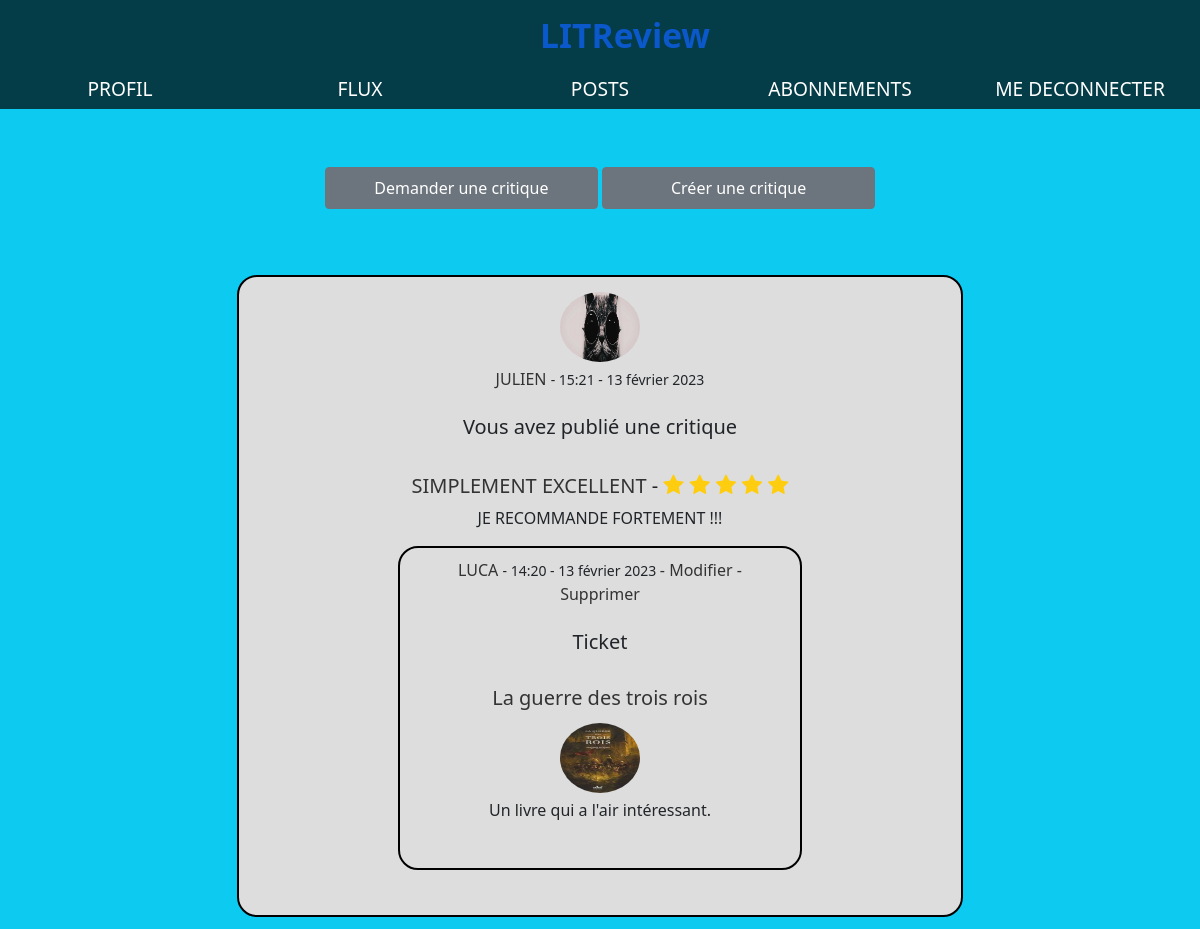
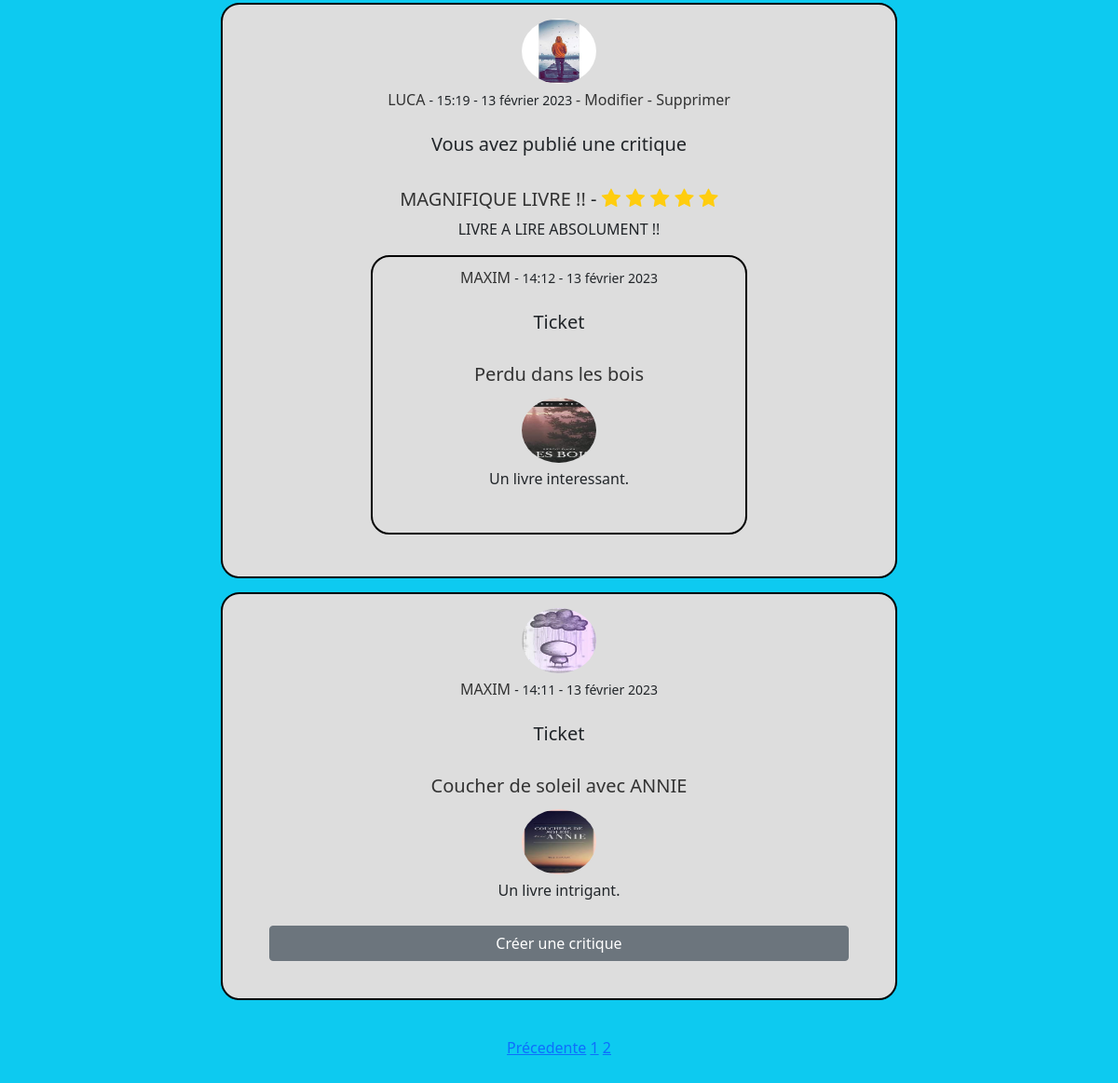
/flux/?page=2 (signed in), run on the app's committed database (2 pictures, top to bottom).
### critique/models.py (models this page shows, shortened)
class Review(models.Model):
    ticket = models.ForeignKey(to=Ticket, on_delete=models.CASCADE)
    rating = models.PositiveSmallIntegerField(
        validators=[MinValueValidator(0), MaxValueValidator(5)]
    )
    headline = models.CharField(max_length=128)
    body = models.CharField(max_length=8192, blank=True)
    user = models.ForeignKey(to=settings.AUTH_USER_MODEL, on_delete=models.CASCADE)
    time_created = models.DateTimeField(auto_now_add=True)

class Ticket(models.Model):
    title = models.CharField(max_length=128)
    description = models.TextField(max_length=2048, blank=True)
    image = models.ImageField(null=True, blank=True)
    time_created = models.DateTimeField(auto_now_add=True)
    user = models.ForeignKey(to=settings.AUTH_USER_MODEL, on_delete=models.CASCADE)
    has_review = models.BooleanField(default=False)
    IMAGE_MAX_SIZE = (600, 600)

### authentification/models.py (models this page shows, shortened)
class Profile(models.Model):
    user = models.OneToOneField(User, on_delete=models.CASCADE)
    image = models.ImageField(default="default.png", upload_to="profile_img")

### critique/views.py (the view)
# urls.py: path("flux/", flux, name="flux"),
@login_required
def flux(request):
    followed_users = find_user_follows(request.user)
    reviews = find_viewable_reviews(request.user)
    reviews = reviews.annotate(content_type=Value("REVIEW", CharField()))
    tickets = find_viewable_tickets(request.user)
    tickets = tickets.annotate(content_type=Value("TICKET", CharField()))
    replied_tickets, replied_reviews = find_tickets_validate(tickets)
    posts_list = sorted(
        chain(reviews, tickets), key=lambda post: post.time_created, reverse=True
    )
    if posts_list:
        paginator = Paginator(posts_list, 4)
        page = request.GET.get("page")
        posts = paginator.get_page(page)
    else:
        posts = None
    context = {
        "posts": posts,
        "r_tickets": replied_tickets,
        "r_reviews": replied_reviews,
        "followed_users": followed_users,
    }
    return render(request, "critique/flux.html", context)

### critique/complements.py (called while the page is built)
def find_viewable_reviews(user: User):
    follow_users = find_user_follows(user) + [user]
    reviews = Review.objects.filter(
        Q(user__in=follow_users) | Q(ticket__user=user)
    ).distinct()
    return reviews

def find_viewable_tickets(user: User):
    followed_users = find_user_follows(user) + [user]
    replied_tickets = Review.objects.filter(user__in=followed_users).values_list(
        "ticket", flat=True
    )
    tickets = Ticket.objects.exclude(id__in=replied_tickets).filter(
        user__in=followed_users
    )
    return tickets

def find_tickets_validate(tickets):
    replied_reviews = Review.objects.filter(ticket__in=tickets)
    replied_tickets = [review.ticket for review in replied_reviews]
    return replied_tickets, replied_reviews

def find_user_follows(user):
    follows = UserFollow.objects.filter(user=user)
    followed_users = [follow.followed_user for follow in follows]
    return followed_users

### critique/templates/critique/flux.html (shortened to what this page needs)
{% extends "base.html" %}
{% block content %}
<div class="container">
    <h3> {{ title }} </h3>
    <div></br>
      <a type="button" class="btn btn-secondary w-25 p-2"  href="{% url 'create_ticket' %}">Demander une critique</a>
      <a type="button" class="btn btn-secondary w-25 p-2" href="{% url 'create_review' %}">Créer une critique</a>
    </div>
</div>
{% if posts %}
  {% for post in posts %}
    {% if post.content_type == 'REVIEW' %}
      {% include 'critique/review_base.html' %}
    {% elif post.content_type == 'TICKET' %}
      {% include 'critique/ticket_base.html' %}
    {% endif %}
  {% endfor %} </br>
{% if posts.paginator.num_pages > 1 %}
  <span>
     {% if posts.has_previous %}
        <a href="?page={{ posts.previous_page_number }}">Précedente</a>
      {% endif %}
      {% for num in posts.paginator.page_range %}
        {% if posts.number == num %}
          <a href="?page={{ num }}">{{ num }}</a>
        {% elif num > posts.number|add:'-2' and num < posts.number|add:'2' %}
          <a href="?page={{ num }}">{{ num }}</a>
        {% endif %}
      {% endfor %}
  </span>
{% endif %}
{% else %}
  <h3>Aucune publication</h3>
{% endif %}
{% endblock content %}

### critique/templates/critique/review_base.html
<article class="form form-review">
  <img src="{{ post.user.profile.image.url }}" alt="{{ post.user.username }} profile image">
  <div>
    <div class="article">
      {% if post.user != user %}
      {% if post.user in followed_users %}
        <a href="{% url 'user_posts' post.user.id %}">{{ post.user }}</a>
      {% else %}
        <p style="display:inline">{{ post.user }}</p>
      {% endif %}
      {% else %}
        <a href="{% url 'posts' %}">{{ post.user }}</a>
      {% endif %}
      <small>{{ post.time_created|date:"- H:i - d F Y " }}</small>
      {% if post.user == user %}
          <a href="{% url 'review_update' post.id %}">- Modifier</a>
          <a href="{% url 'review_delete' post.id %}">- Supprimer</a>
      {% elif post.user not in followed_users %}
          <div>
            <small> Vous n'êtes pas abonné à {{ post.user }}</small>
            <a href="{% url 'subscriptions' %}"> --> S'abonner</a>
          </div>
      {% endif %}
    </div>
  </br><h5><span>Vous avez publié une critique</span></h5></br>
      <h5>
        <a href="{% url 'review_detail' post.id %}">{{ post.headline }}</a> -
        <p class="rating-{{ post.rating }}" id="stars">
          <i class="fa fa-star"></i>
          <i class="fa fa-star"></i>
          <i class="fa fa-star"></i>
          <i class="fa fa-star"></i>
          <i class="fa fa-star"></i>
        </p>
      </h5>
    <div class="body">
      <p>{{ post.body }}</p>
    </div>
    <article class="form form-ticket" id="ticket-closed">
        <div>
          <div>
            {% if post.ticket.user != user %}
              {% if post.ticket.user in followed_users %}
                <a href="{% url 'user_posts' post.ticket.user.id %}">{{ post.ticket.user }}</a>
              {% else %}
                <p style="display:inline">{{ post.ticket.user }}</p>
              {% endif %}
            {% else %}
              <a href="{% url 'posts' %}">{{ post.ticket.user }}</a>
            {% endif %}
            <small>{{ post.ticket.time_created|date:"- H:i - d F Y " }}</small>
            {% if post.ticket.user == user %}
              <a href="{% url 'ticket_update' post.ticket.id %}">- Modifier</a>
              <a href="{% url 'ticket_delete' post.ticket.id %}">- Supprimer</a>
            {% elif post.ticket.user not in followed_users %}
         </br><div style="display:inline">
                Vous n'êtes pas abonné à {{ post.ticket.user }}
                <a href="{% url 'subscriptions' %}"> --> S'abonner</a>
              </div>
            {% endif %}
          </div>
        </br><h5><span>Ticket</span></h5></br>
          <h5>
            <a href="{% url 'ticket_detail' post.ticket.id %}">{{ post.ticket.title }}</a>
          </h5>
          <div class="ticket-description">
            {% if post.ticket.image %}
              <img  src="{{ post.ticket.image.url }}" alt="{{ post.ticket.title }}">
            {% endif %}
            <p>{{ post.ticket.description }}</p>
          </div>
        </div>
      </article>
    </div>
  </article>

### critique/templates/critique/ticket_base.html (shortened to what this page needs)
<article class="form form-ticket">
    <img src="{{ post.user.profile.image.url }}" alt="{{ post.user.username }} profile image">
    <div>
      <div class="article">
        {% if post.user != user %}
          {% if post.user in followed_users %}
            <a href="{% url 'user_posts' post.user.id %}">{{ post.user }}</a>
          {% else %}
            <p style="display:inline">{{ post.user }}</p>
          {% endif %}
        {% else %}
          <a href="{% url 'posts' %}">{{ post.user }}</a>
        {% endif %}
        <small>{{ post.time_created|date:"- H:i - d F Y " }}</small>
      </div>
    </br><h5><span>Ticket</span></h5></br>
      <h5><a href="{% url 'ticket_detail' post.id %}">{{ post.title }}</a></h5>
      <div class="ticket-description">
        {% if post.image %}
          <img src="{{ post.image.url }}" alt="{{ post.title }}">
        {% endif %}
        <p>{{ post.description }}</p>
      </div>
      {% if r_tickets and post in r_tickets %}
        {% for reply in r_reviews %}
          {% if post == reply.ticket %}
            <div>
              <a class="btn btn-secondary text-white" href="{% url 'review_detail' reply.id %}">Afficher la critique  </a>
            </div>
          {% endif %}
        {% endfor %}
      {% elif post not in r_tickets %}
        <div>
          <a class="btn btn-secondary text-white" href="{% url 'response_review' post.id %}">Créer une critique</a>
        </div>
      {% endif %}
    </div>
</article>

### static/css/style.css (style rules this page uses)
* { -moz-box-sizing: border-box; -webkit-box-sizing: border-box; box-sizing: border-box; }
h3 { font-size: 1.5rem; padding-top: 10px; margin: 0 0 0 0; }
a { color: black; text-decoration: none; }
.container { margin: 0 19% 5% 19%; text-align:center; }
.form { border: 2px solid #000; width: 65%; margin: 15px auto; padding: 10px; background-color: #dddddd; border-radius: 20px; text-align: center; padding: 10px 50px 30px 50px; }
.form img { padding: 5px 0 5px 0; border-radius: 100px 100px 100px 100px; height: 80px ; width: 80px ; }
.form a { margin-top: 10px; color: #333; text-decoration: none; }
.btn { width: 100%; padding: 10px; margin: 10px 0 10px 0; color: white; border: none; border-radius: 10px; cursor: pointer; }
#stars { font-size: 22px; color: white; display:inline; }
.rating-5 i { color: #ffcd0f; }

### data on the page
Review: user.profile.image (picture), user "JULIEN", time_created "- 15:21 - 13 février 2023", headline "SIMPLEMENT EXCELLENT", body "JE RECOMMANDE FORTEMENT !!!", ticket.user "LUCA", ticket.time_created "- 14:20 - 13 février 2023", shows "- Modifier", ticket "La guerre des trois rois", ticket.image (picture), ticket.description "Un livre qui a l'air intéressant."
Review: user.profile.image (picture), user "LUCA", time_created "- 15:19 - 13 février 2023", shows "- Modifier", headline "MAGNIFIQUE LIVRE !!", body "LIVRE A LIRE ABSOLUMENT !!", ticket.user "MAXIM", ticket.time_created "- 14:12 - 13 février 2023", ticket "Perdu dans les bois", ticket.image (picture), ticket.description "Un livre interessant."
Ticket: user.profile.image (picture), user "MAXIM", time_created "- 14:11 - 13 février 2023", title "Coucher de soleil avec ANNIE", image (picture), description "Un livre intrigant.", shows "Créer une critique"

### other printed values
{{ num }} "1"
{{ num }} "2"
